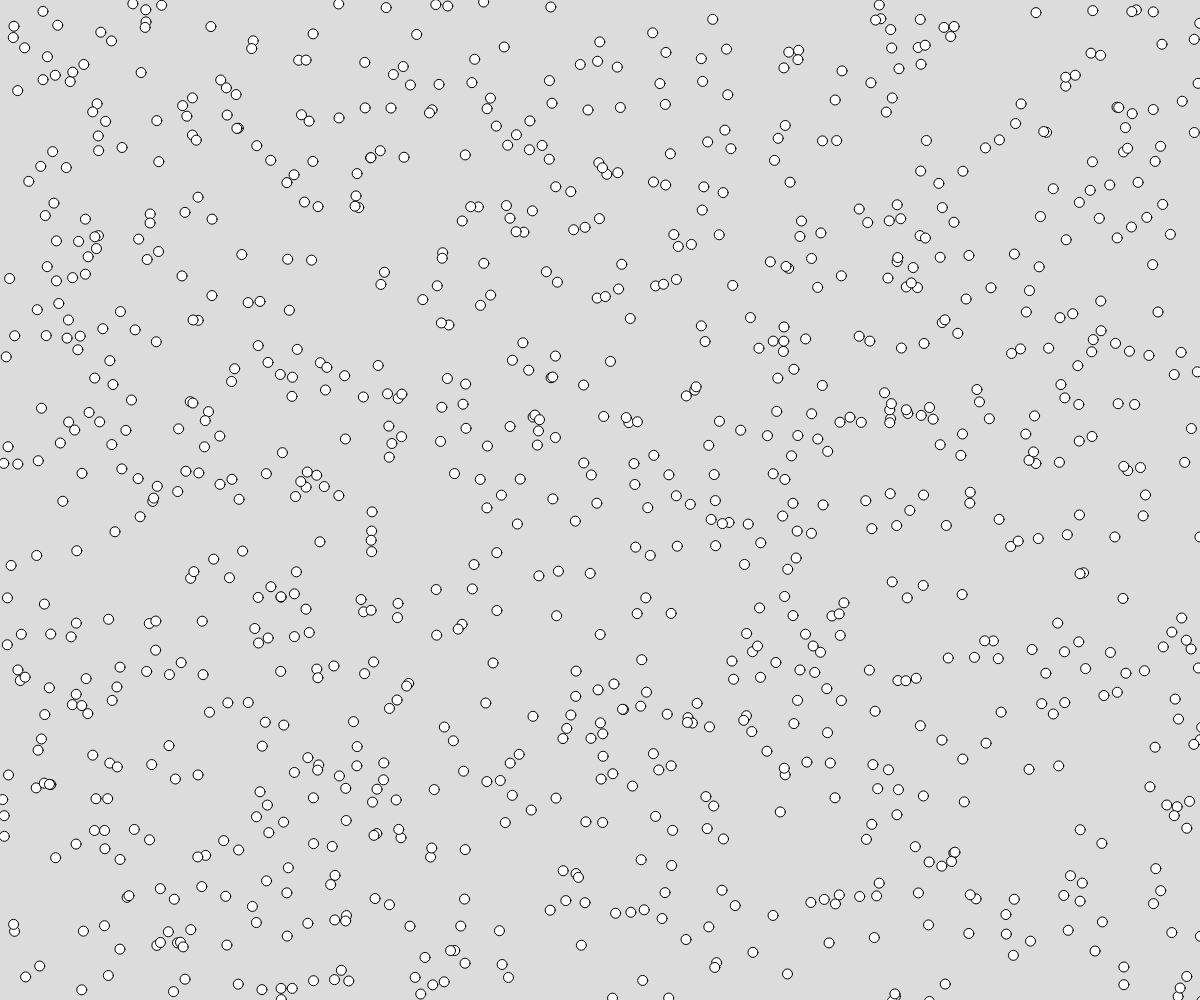
Frame 1 (no input)
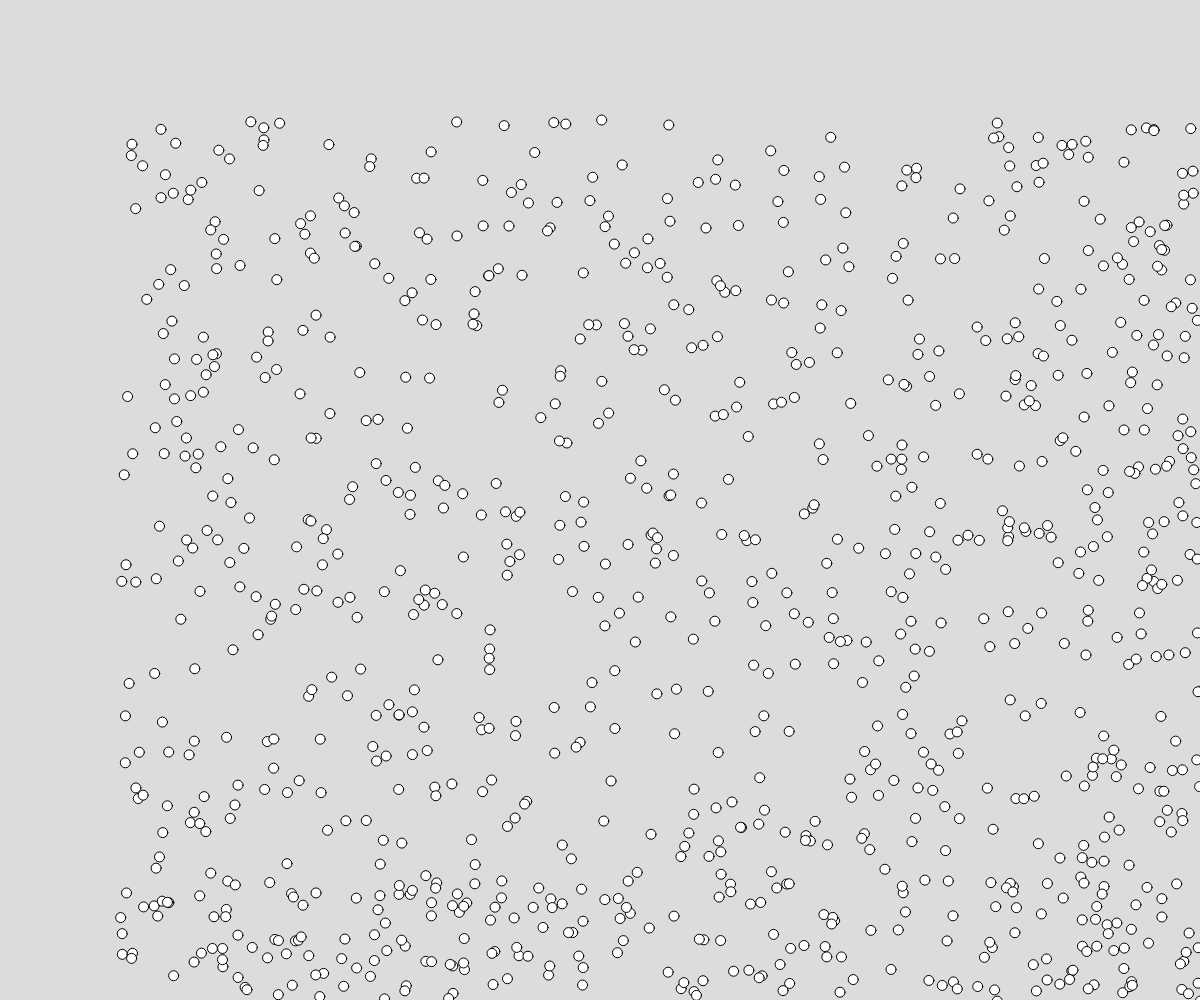
Frame 60 (no input)
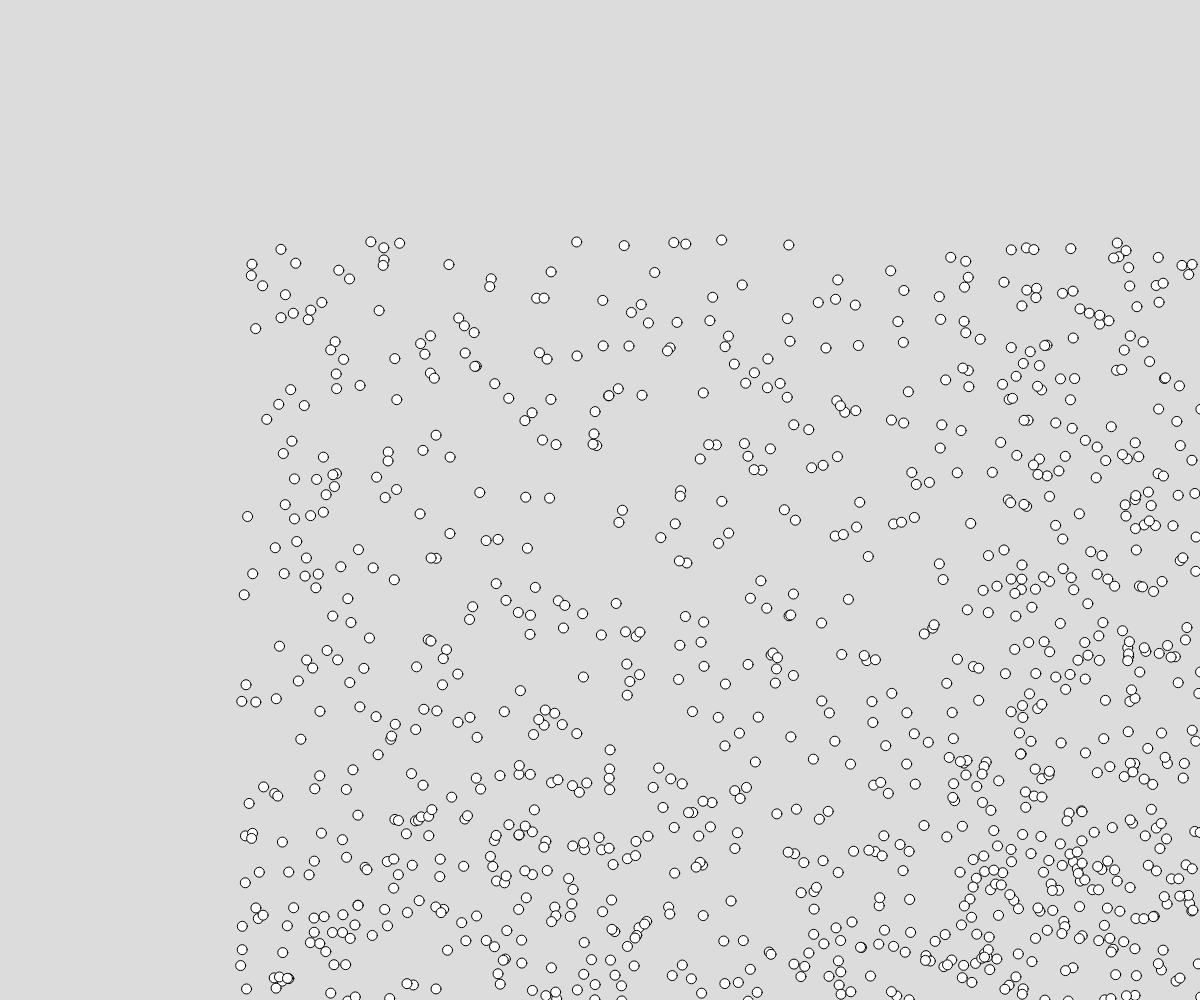
Frame 120 (the mouse pressed at the canvas centre since frame 60)

The p5.js sketch that drew these frames (run headless with seeded random() and noise() and a simulated clock; from frame 60 on, the mouse is pressed at the canvas centre):

// p5.js sketch
// ── sketch.js
// mover
// Ian H
// 10/15/2024


let movers = [];
function setup() {
  createCanvas(windowWidth, windowHeight);
  for (let i = 0; i <1000; i++){
    movers.push(new mover(random(width),random(height)));

  }
}

function draw() {
  background(220);
  for(let i = 0; i < movers.length; i++){
    movers[i].move();
    movers[i].display();
  }
}
function mouseClicked(){
  movers.push(new mover(mouseX,mouseY));
}

class mover{
  constructor(x,y){
    this.x = x;
    this.y = y;
    this.xspeed = 2;
    this.yspeed =2;


  }

  display(){
    fill(255);
    ellipse(this.x,this.y,10,10);
  }
  move(){
    this.x += this.xspeed;
    this.y += this.yspeed;
    if(this.x < 0 || this.x> width){
      this.xspeed *= -1;

    } 
    if(this.y < 0 || this.y > height){
      this.yspeed *= -1;

    } 

  }



}
